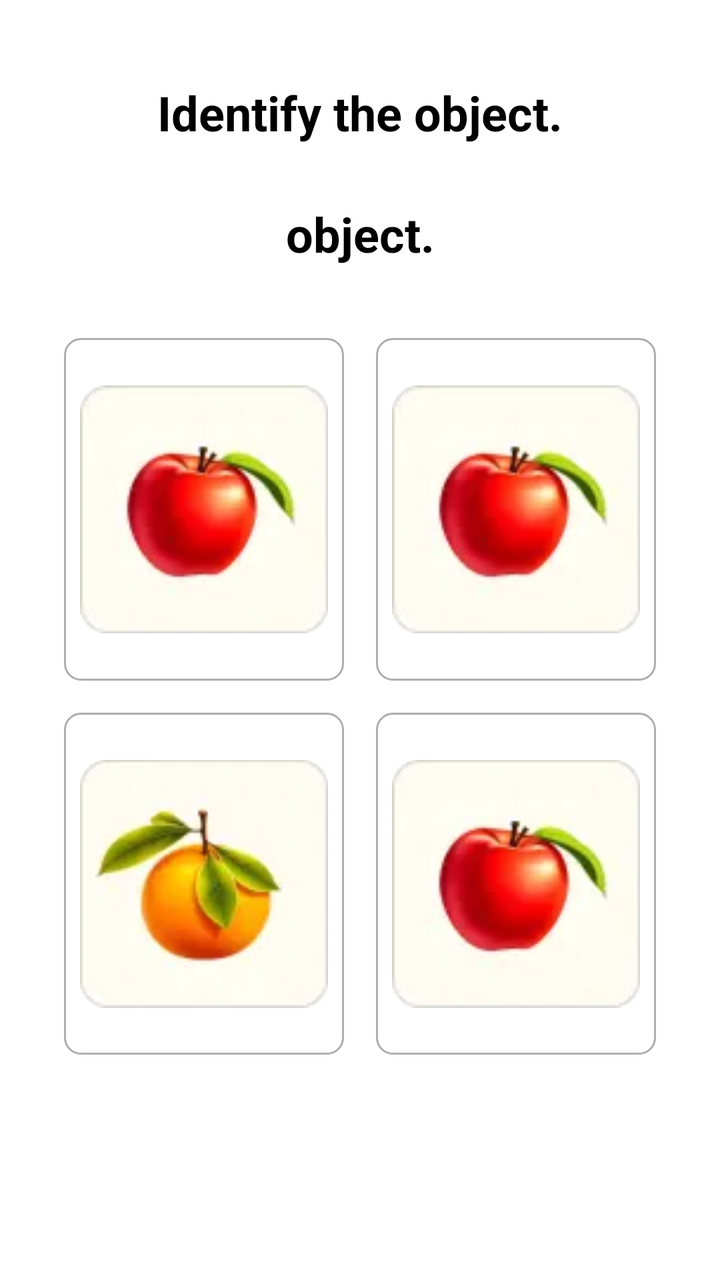
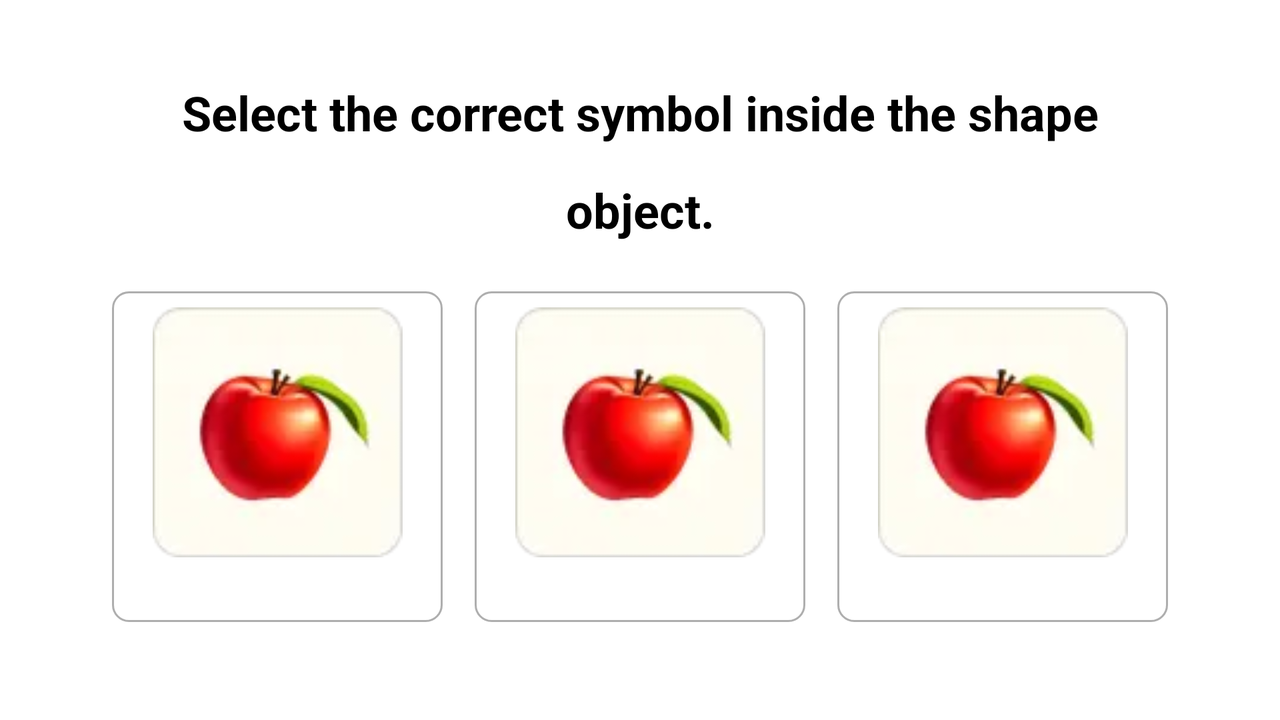

The same Android screen from two of the app's own layout files: first res/layout/ as a phone draws it, then the repository's variant for another configuration, drawn on a device whose configuration selects that folder. Both files follow.
<!-- AndroidManifest.xml: application theme Theme.AnganwadiApplication -->
<!-- res/layout/fragment_language_literacy_task_second_identify_object.xml -->
<?xml version="1.0" encoding="utf-8"?>
<androidx.constraintlayout.widget.ConstraintLayout xmlns:android="http://schemas.android.com/apk/res/android"
    xmlns:app="http://schemas.android.com/apk/res-auto"
    android:layout_width="match_parent"
    android:layout_height="match_parent"
    android:orientation="vertical"
    android:padding="16dp">

    <TextView
        android:id="@+id/tvTitle"
        android:layout_width="match_parent"
        android:layout_height="wrap_content"
        android:layout_marginVertical="24dp"
        android:text="Identify the object."
        android:textAlignment="center"
        android:textColor="@android:color/black"
        android:textSize="24sp"
        android:textStyle="bold"
        app:layout_constraintTop_toTopOf="parent" />

    <TextView
        android:id="@+id/tvObject"
        android:layout_width="match_parent"
        android:layout_height="wrap_content"
        android:text="object."
        android:textAlignment="center"
        android:textColor="@android:color/black"
        android:textSize="24sp"
        android:textStyle="bold"
        app:layout_constraintBottom_toTopOf="@+id/llOptions"
        app:layout_constraintTop_toBottomOf="@+id/tvTitle" />


    <LinearLayout
        android:id="@+id/llOptions"
        android:layout_width="match_parent"
        android:layout_height="0dp"
        android:layout_margin="8dp"
        android:orientation="vertical"
        app:layout_constraintBottom_toBottomOf="parent"
        app:layout_constraintDimensionRatio="h,1:1.2"
        app:layout_constraintTop_toBottomOf="@id/tvTitle">

        <LinearLayout
            android:layout_width="match_parent"
            android:layout_height="match_parent"
            android:layout_weight="1"
            android:orientation="horizontal">

            <RelativeLayout
                android:id="@+id/rl1"
                android:layout_width="match_parent"
                android:layout_height="match_parent"
                android:layout_margin="8dp"
                android:layout_weight="1"
                android:background="@drawable/background_8_white"
                android:orientation="horizontal"
                android:padding="8dp">

                <ImageView
                    android:id="@+id/iv1"
                    android:layout_width="match_parent"
                    android:layout_height="match_parent"
                    android:src="@drawable/ic_apple" />

            </RelativeLayout>

            <RelativeLayout
                android:id="@+id/rl2"
                android:layout_width="match_parent"
                android:layout_height="match_parent"
                android:layout_margin="8dp"
                android:layout_weight="1"
                android:background="@drawable/background_8_white"
                android:orientation="horizontal"
                android:padding="8dp">

                <ImageView
                    android:id="@+id/iv2"
                    android:layout_width="match_parent"
                    android:layout_height="match_parent"
                    android:src="@drawable/ic_apple" />


            </RelativeLayout>


        </LinearLayout>

        <LinearLayout
            android:id="@+id/bottomButtonsRow"
            android:layout_width="match_parent"
            android:layout_height="match_parent"
            android:layout_gravity="center"
            android:layout_weight="1"
            android:orientation="horizontal">

            <RelativeLayout
                android:id="@+id/rl3"
                android:layout_width="match_parent"
                android:layout_height="match_parent"
                android:layout_margin="8dp"
                android:layout_weight="1"
                android:background="@drawable/background_8_white"
                android:orientation="horizontal"
                android:padding="8dp">

                <ImageView
                    android:id="@+id/iv3"
                    android:layout_width="match_parent"
                    android:layout_height="match_parent"
                    android:src="@drawable/ic_orange" />


            </RelativeLayout>

            <RelativeLayout
                android:id="@+id/rl4"
                android:layout_width="match_parent"
                android:layout_height="match_parent"
                android:layout_margin="8dp"
                android:layout_weight="1"
                android:background="@drawable/background_8_white"
                android:orientation="horizontal"
                android:padding="8dp">

                <ImageView
                    android:id="@+id/iv4"
                    android:layout_width="match_parent"
                    android:layout_height="match_parent"
                    android:src="@drawable/ic_apple" />

            </RelativeLayout>

        </LinearLayout>
    </LinearLayout>


</androidx.constraintlayout.widget.ConstraintLayout>
<!-- resources referenced by this layout -->
<resources>
  <!-- drawable background_8_white (drawable) -->
  <?xml version="1.0" encoding="utf-8"?>
  <layer-list xmlns:android="http://schemas.android.com/apk/res/android">
  
      
      <item>
          <shape>
              <stroke android:color="@color/gray" android:width="1dp"/>
              <corners android:radius="8dp"/>
              <solid android:angle="270.0" android:color="@color/white"/>
          </shape>
  
      </item>
  
  
  </layer-list>
  <!-- drawable ic_apple: webp bitmap (drawable, 1258 bytes) -->
  <!-- drawable ic_orange: webp bitmap (drawable, 1378 bytes) -->
  <style name="Theme.AnganwadiApplication" parent="Theme.MaterialComponents.DayNight.NoActionBar">
          
          <item name="colorPrimary">@color/darkBlue</item>
          <item name="colorPrimaryVariant">@color/purple_700</item>
          <item name="colorOnPrimary">@color/white</item>
          
          <item name="colorSecondary">@color/teal_200</item>
          <item name="colorSecondaryVariant">@color/teal_700</item>
          <item name="colorOnSecondary">@color/black</item>
          
          <item name="android:statusBarColor">@color/darkBlue</item>
          
      </style>
  <color name="gray">#AEAEAE</color>
  <color name="white">#FFFFFFFF</color>
  <color name="darkBlue">#07073D</color>
  <color name="purple_700">#FF3700B3</color>
  <color name="teal_200">#FF03DAC5</color>
  <color name="teal_700">#FF018786</color>
  <color name="black">#FF000000</color>
</resources>
<!-- res/layout-land/fragment_language_literacy_task_second_identify_object.xml (the repository's variant of the layout above) -->
<!-- drawn on the phone turned sideways -->
<?xml version="1.0" encoding="utf-8"?>
<androidx.constraintlayout.widget.ConstraintLayout xmlns:android="http://schemas.android.com/apk/res/android"
    xmlns:app="http://schemas.android.com/apk/res-auto"
    android:layout_width="match_parent"
    android:layout_height="match_parent"
    android:orientation="vertical"
    android:padding="16dp">

    <TextView
        android:id="@+id/tvTitle"
        android:layout_width="match_parent"
        android:layout_height="wrap_content"
        android:layout_marginVertical="24dp"
        android:text="Select the correct symbol inside the shape"
        android:textAlignment="center"
        android:textColor="@android:color/black"
        android:textSize="24sp"
        android:textStyle="bold"
        app:layout_constraintTop_toTopOf="parent" />



    <TextView
        android:id="@+id/tvObject"
        android:layout_width="match_parent"
        android:layout_height="wrap_content"
        android:text="object."
        android:textAlignment="center"
        android:textColor="@android:color/black"
        android:textSize="24sp"
        android:textStyle="bold"
        app:layout_constraintBottom_toTopOf="@+id/llOptions"
        app:layout_constraintTop_toBottomOf="@+id/tvTitle" />


    <LinearLayout
        android:id="@+id/llOptions"
        app:layout_constraintDimensionRatio="h,3:1"
        android:layout_width="match_parent"
        android:layout_height="0dp"
        android:layout_marginHorizontal="32dp"
        android:layout_marginTop="@dimen/size_40"
        android:layout_weight="1"
        android:orientation="horizontal"
        app:layout_constraintBottom_toBottomOf="parent"
        app:layout_constraintTop_toBottomOf="@id/tvTitle">

        <RelativeLayout
            android:id="@+id/rl1"
            android:layout_width="match_parent"
            android:layout_height="match_parent"
            android:layout_margin="8dp"
            android:layout_weight="1"
            android:background="@drawable/background_8_white"
            android:orientation="horizontal"
            android:padding="8dp">

            <ImageView
                android:id="@+id/iv1"
                android:layout_width="match_parent"
                android:layout_height="match_parent"
                android:layout_above="@+id/tvTitle1"
                android:src="@drawable/ic_apple" />

            <TextView
                android:id="@+id/tvTitle1"
                android:textColor="@color/black"
                android:textSize="18sp"
                android:textStyle="bold"
                android:layout_width="match_parent"
                android:layout_height="wrap_content"
                android:layout_alignParentBottom="true"
                android:textAlignment="center" />

        </RelativeLayout>

        <RelativeLayout
            android:id="@+id/rl2"
            android:layout_width="match_parent"
            android:layout_height="match_parent"
            android:layout_margin="8dp"
            android:layout_weight="1"
            android:background="@drawable/background_8_white"
            android:orientation="horizontal"
            android:padding="8dp">

            <ImageView
                android:id="@+id/iv2"
                android:layout_width="match_parent"
                android:layout_height="match_parent"
                android:layout_above="@+id/tvTitle2"
                android:src="@drawable/ic_apple" />

            <TextView
                android:id="@+id/tvTitle2"
                android:textColor="@color/black"
                android:textSize="18sp"
                android:textStyle="bold"
                android:layout_width="match_parent"
                android:layout_height="wrap_content"
                android:layout_alignParentBottom="true"
                android:textAlignment="center" />

        </RelativeLayout>


        <RelativeLayout
            android:id="@+id/rl3"
            android:layout_width="match_parent"
            android:layout_height="match_parent"
            android:layout_margin="8dp"
            android:layout_weight="1"
            android:background="@drawable/background_8_white"
            android:orientation="horizontal"
            android:padding="8dp">

            <ImageView
                android:id="@+id/iv3"
                android:layout_width="match_parent"
                android:layout_height="match_parent"
                android:layout_above="@+id/tvTitle3"
                android:src="@drawable/ic_apple" />

            <TextView
                android:id="@+id/tvTitle3"
                android:textColor="@color/black"
                android:textSize="18sp"
                android:textStyle="bold"
                android:layout_width="match_parent"
                android:layout_height="wrap_content"
                android:layout_alignParentBottom="true"
                android:textAlignment="center" />

        </RelativeLayout>


    </LinearLayout>


</androidx.constraintlayout.widget.ConstraintLayout>
<!-- resources referenced by the variant -->
<!-- as the phone turned sideways resolves them -->
<resources>
  <color name="black">#FF000000</color>
  <dimen name="size_40">40dp</dimen>
  <!-- drawable background_8_white (drawable) -->
  <?xml version="1.0" encoding="utf-8"?>
  <layer-list xmlns:android="http://schemas.android.com/apk/res/android">
  
      
      <item>
          <shape>
              <stroke android:color="@color/gray" android:width="1dp"/>
              <corners android:radius="8dp"/>
              <solid android:angle="270.0" android:color="@color/white"/>
          </shape>
  
      </item>
  
  
  </layer-list>
  <!-- drawable ic_apple: webp bitmap (drawable, 1258 bytes) -->
  <style name="Theme.AnganwadiApplication" parent="Theme.MaterialComponents.DayNight.NoActionBar">
          
          <item name="colorPrimary">@color/darkBlue</item>
          <item name="colorPrimaryVariant">@color/purple_700</item>
          <item name="colorOnPrimary">@color/white</item>
          
          <item name="colorSecondary">@color/teal_200</item>
          <item name="colorSecondaryVariant">@color/teal_700</item>
          <item name="colorOnSecondary">@color/black</item>
          
          <item name="android:statusBarColor">@color/darkBlue</item>
          
      </style>
  <color name="gray">#AEAEAE</color>
  <color name="white">#FFFFFFFF</color>
  <color name="darkBlue">#07073D</color>
  <color name="purple_700">#FF3700B3</color>
  <color name="teal_200">#FF03DAC5</color>
  <color name="teal_700">#FF018786</color>
</resources>
